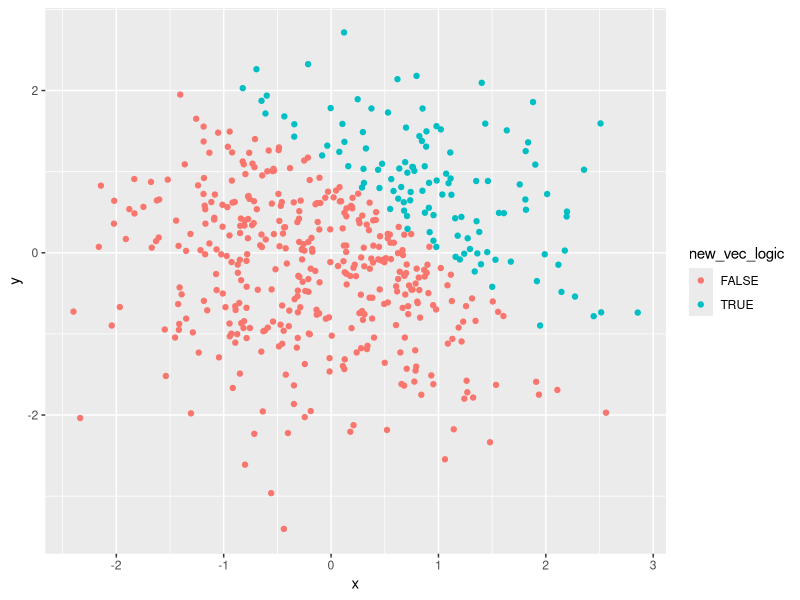
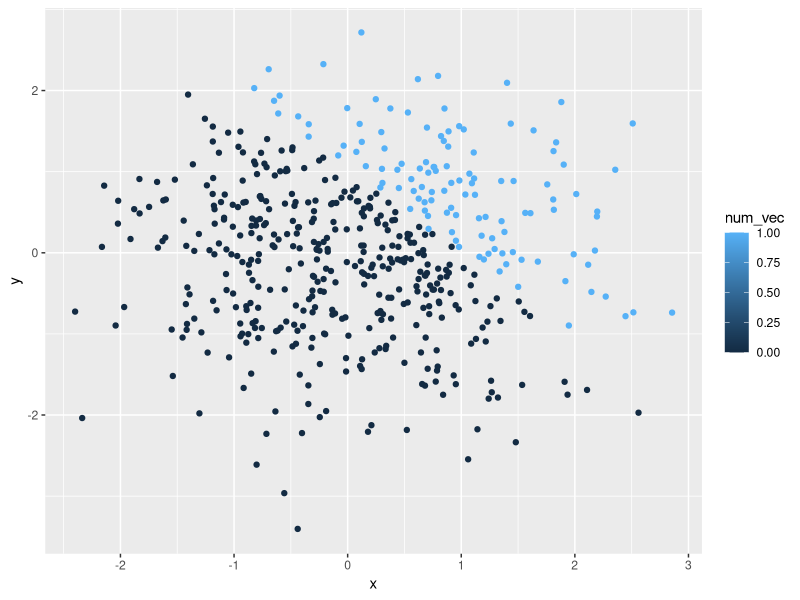
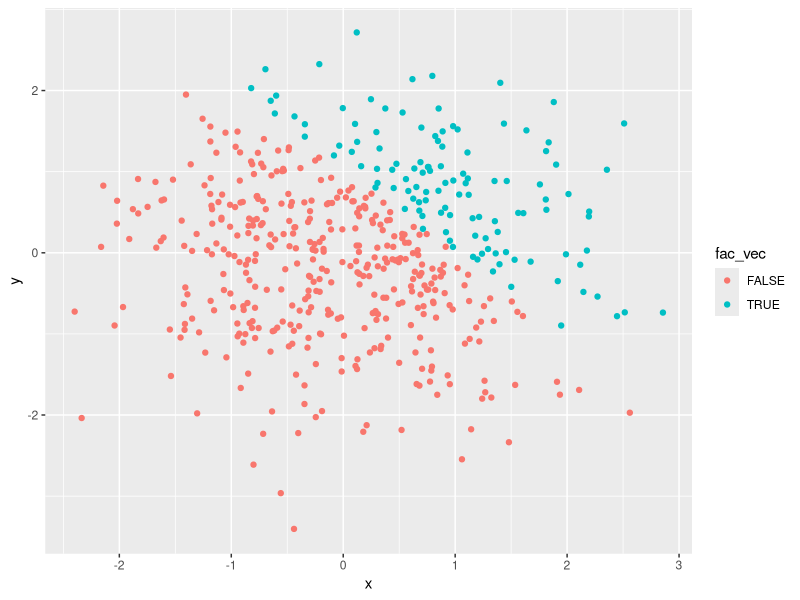
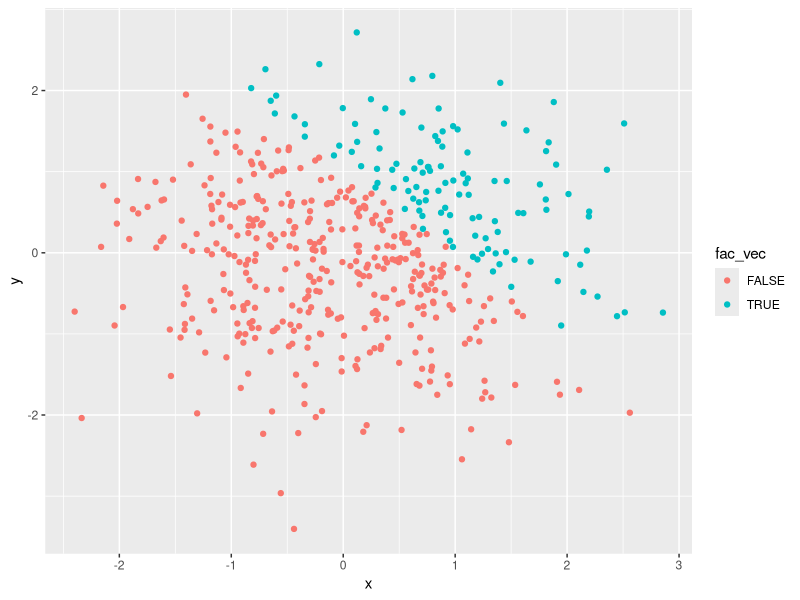

These charts were generated, in order, by the following R code:
## ---- chunk 1
library(tidyverse)

prob_1 = tibble(
  vec_samp = rnorm(8),
  vec_logical = vec_samp > 0,
  vec_char = c("one", "two", "three", "four", "five", "six", "seven", "eight"),
  vec_factor = factor(c("level1", "level1", "level1", "level2", "level2", "level2", "level3", "level3"))
)

mean(pull(prob_1, vec_samp))
mean(pull(prob_1, vec_logical))
mean(pull(prob_1, vec_char))
mean(pull(prob_1, vec_factor))
## ---- chunk 2

as.numeric(pull(prob_1, vec_logical))
as.numeric(pull(prob_1, vec_char))
as.numeric(pull(prob_1, vec_factor))
## ---- chunk 3
as.numeric(pull(prob_1, vec_logical))*pull(prob_1, vec_samp)
as.factor(pull(prob_1, vec_logical))*pull(prob_1, vec_samp)
as.numeric(as.factor(pull(prob_1, vec_logical)))*pull(prob_1, vec_samp)
## ---- chunk 4

prob_2 = tibble (
  x = rnorm (500),
  y = rnorm (500),
  new_vec_logic = x + y > 1,
  num_vec = as.numeric(new_vec_logic), 
  fac_vec = as.factor(new_vec_logic)
)

## ---- chunk 5

ggplot(prob_2, aes(x=x, y=y, color= new_vec_logic)) + geom_point()

## ---- chunk 6

ggplot(prob_2, aes(x=x, y=y, color= num_vec)) + geom_point()

## ---- chunk 7

ggplot(prob_2, aes(x = x, y = y, color = fac_vec)) + geom_point()

## ---- chunk 8
ggsave("factor_vector.png", plot = last_plot())
